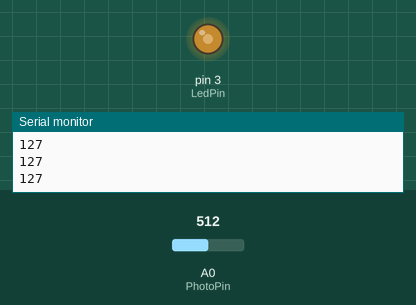
This sketch was run on a simulated Arduino Uno, built with avr-gcc and run on an emulated ATmega328P. On the bench: output pins drawn as LEDs (lit = HIGH), the last lines printed to the serial monitor. The test bench sets the inputs (shaded band); at power-on: A0 (PhotoPin) = 512.

Above: at 1.2 s.
1.3 s: A0 (PhotoPin) set to 716
At 2.1 s:
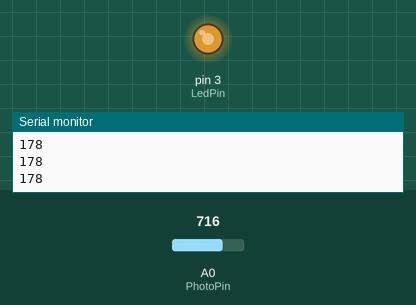
2.8 s: A0 (PhotoPin) set to 900
At 3.3 s:
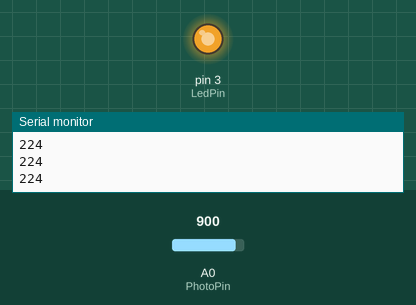
4.3 s: A0 (PhotoPin) set to 122
At 5.5 s:
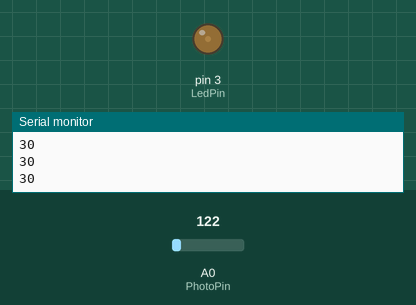
5.8 s: A0 (PhotoPin) set to 0
At 6.9 s:
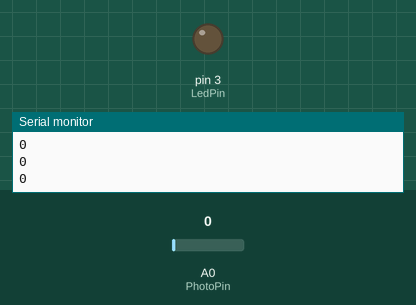
7.3 s: A0 (PhotoPin) set to 511
At 8.0 s:
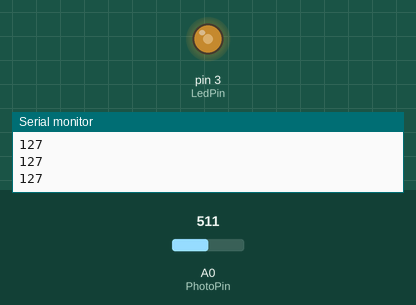
Timing chart, 0 to 9.8 s (numbered marks = the images above; inputs shaded):
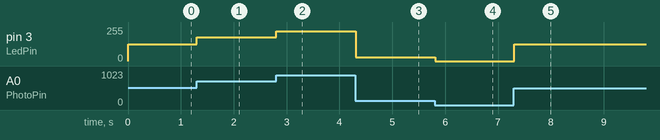

Measured:
- after the input at 1.3 s, pin 3 (LedPin): 127/255 → 178/255 at once
- after the input at 2.8 s, pin 3 (LedPin): 178/255 → 224/255 at once
- after the input at 4.3 s, pin 3 (LedPin): 224/255 → 30/255 at once
- after the input at 5.8 s, pin 3 (LedPin): 30/255 → 0/255 at once
- after the input at 7.3 s, pin 3 (LedPin): 0/255 → 127/255 at once

The sketch:

Question_2.ino
```cpp
int PhotoPin = 0; //Define photoresistor to AnalogPin0
int LedPin = 3; //Define LED to DigitalPin3
int PhotoValue;
int mappedVal;


void setup(){
  pinMode(PhotoPin,INPUT); // initialize photoresistor to input
  pinMode(LedPin,OUTPUT); // initialize LED to output
  Serial.begin(9600); // initialize serial

}


void loop(){
  PhotoValue = analogRead(PhotoPin);   // read value of photoresistor
  mappedVal = map(PhotoValue,0,1023,0,255); // convert A0 voltage from 0 to 225  //reads - t
  analogWrite(LedPin,mappedVal); //turn on LED pin  to value above
  //Serial.print(" The command value to the LED = ");
  Serial.println(mappedVal);
  delay(10);

}
```
